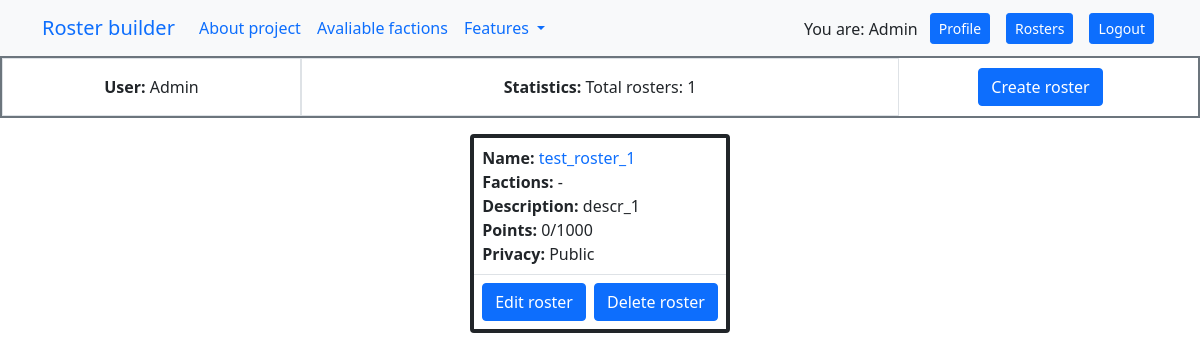
The app's page /builder/roster_list/ (signed in), older data.
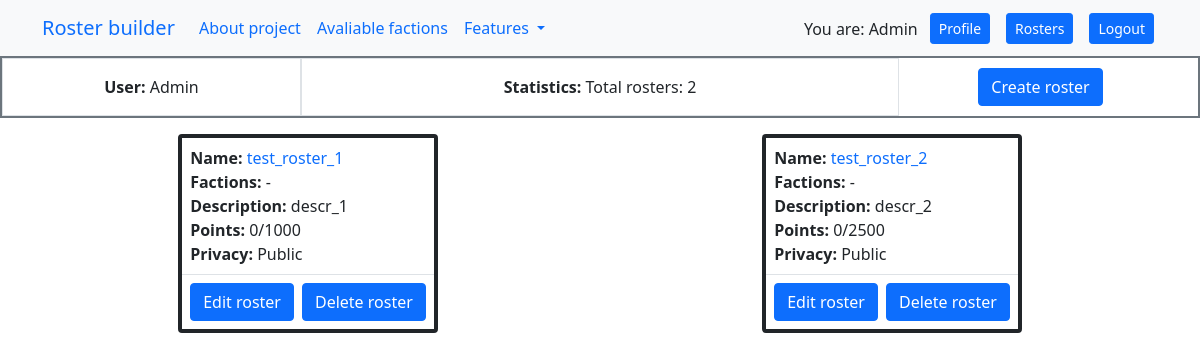
The same page, newer data.
### users/models.py (models this page shows)
class NormalUser(AbstractUser):
	first_name = models.CharField('first name', max_length=150)
	last_name = models.CharField('last name', max_length=150)
	email = models.EmailField('email address', unique=True)

### builder/models.py (models this page shows, shortened)
class Roster(models.Model):
	name = models.CharField("unit name", max_length=250)
	user = models.ForeignKey(NormalUser, on_delete=models.CASCADE, verbose_name="user")
	description = models.TextField("description", blank=True)
	total_cost = models.PositiveIntegerField("total roster cost", default=0)
	max_cost = models.PositiveIntegerField("maximum roster cost", default=1500)
	factions = models.ManyToManyField(CodexFaction, verbose_name="factions", related_name="factions")
	private = models.BooleanField(default=False)
	roster_data = models.BinaryField(verbose_name="roster data", null=True, default=json.dumps({"detachment_data": [], "main_data": []}).encode())

### builder/views.py (the view)
# urls.py: path("roster_list/", RosterListView.as_view(), name="roster_list"),
class RosterListView(ListView):
    template_name = "builder/roster_list.html"
    def get(self, request, *args, **kwargs):
        return render(
            request, self.template_name, {
                "rosters": Roster.objects.prefetch_related("factions").filter(user=request.user.pk),
            }
        )

### builder/templates/builder/roster_list.html
{% extends "users/base.html" %}
{% block content %}
<div class="container-fluid">
    <div class="row border border-2 border-secondary">
        <div class="col-3 border d-flex justify-content-center">
            <div class="m-3 align-text-center"><b>User:</b> {{ user.username }}</div>
        </div>
        <div class="col border d-flex justify-content-center">
            <div class="m-3 align-text-center"><b>Statistics:</b> Total rosters: {{ rosters.count }}</div>
        </div>
        <div class="col-3 d-flex justify-content-around align-items-center">
            <div>
                <a type="button" class="col me-3 align-self-center btn btn-primary" href="{% url 'builder:roster_create' %}">Create roster</a>
            </div>
        </div>
    </div>
</div>
<div class="d-flex justify-content-around m-3 flex-wrap">
    {% for roster in rosters %}
        <div class="border border-4 border-dark mw-50 rounded">
            <div class="p-2">
                <div><b>Name:</b> <a style="text-decoration: none;" href="{% url 'builder:display_roster' roster.pk %}">{{ roster.name }}</a></div>
                <div>
                    <b>Factions:</b>
                    {% if roster.factions.all %}
                        {% for faction in roster.factions.all %}
                            {% if forloop.last %}
                                <span>{{ faction.name }}.</span>
                            {% else %}
                                <span>{{ faction.name }}, </span>
                            {% endif %}
                        {% endfor %}
                    {% else %}
                        -
                    {% endif %}
                </div>
                <div><b>Description:</b> {{ roster.description }}</div>
                <div><b>Points:</b> {{ roster.total_cost }}/{{ roster.max_cost }}</div>
                <div><b>Privacy:</b> {% if roster.private %}Private{% else %}Public{% endif %}</div>
            </div>
            <div class="border-top d-flex p-1 justify-content-around">
                <div class="p-1">
                    <a type="button" class="col btn btn-primary" href="{% url 'builder:manage_roster' roster.pk %}">Edit roster</a>
                </div>
                <div class="p-1">
                    <a type="button" class="col btn btn-primary" href="{% url 'builder:delete_roster' roster.pk %}">Delete roster</a>
                </div>
            </div>
        </div>
    {% endfor %}
</div>
{% endblock %}

### users/templates/users/base.html (shortened to what this page needs)
{% load static %}
<!DOCTYPE html>
<html lang="en">
<head>
    <link href="https://cdn.jsdelivr.net/npm/bootstrap@5.1.3/dist/css/bootstrap.min.css"
          rel="stylesheet"
>
    <link rel="stylesheet" href="{% static 'css/base_style.css' %}">
</head>
<header>
    <div class="navbar navbar-expand-lg bg-light">
        <div class="container">
            <a class="navbar-brand" href="{% url 'index' %}">Roster builder</a>
            <ul class="navbar-nav me-auto mb-2 mb-lg-0">
                <li class="nav-item">
                    <a class="nav-link" href="#">About project</a>
                </li>
                <li class="nav-item">
                    <a class="nav-link" href="{% url 'builder:units_list' %}">Avaliable factions</a>
                </li>
                <li class="nav-item dropdown">
                    <a class="nav-link dropdown-toggle" href="#" id="navbarDropdown" role="button"
                       data-bs-toggle="dropdown" aria-expanded="false">
                        Features
                    </a>
                </li>
            </ul>
            <div class="row">
                {% if user.is_authenticated %}
                    <div class="col pt-1 text-nowrap">You are: {{ user.username }}</div>
                    <a type="button" class="col me-3 my-auto btn btn-primary btn-sm" href="{% url 'users:profile' %}">Profile</a>
                    <a type="button" class="col me-3 my-auto btn btn-primary btn-sm" href="{% url 'builder:roster_list' %}">Rosters</a>
                    <a type="button" class="col me-3 my-auto btn btn-primary btn-sm" href="{% url 'users:logout' %}">Logout</a>
                {% else %}
                    <div class="col pt-1 text-nowrap">You are: Guest</div>
                    <a type="button" class="col me-3 btn btn-primary btn-sm" href="{% url 'users:login' %}">Login</a>
                {% endif %}
            </div>
        </div>
    </div>
</header>
<body>
{% block content %}
{% endblock %}
</body>

Row changes from the older to the newer data that the page shows:
added Roster: name "test_roster_2", description "descr_2", total_cost "0", max_cost "2500", private "Public"
Text that changed along with them:
{{ rosters.count }}: "1" → "2"
